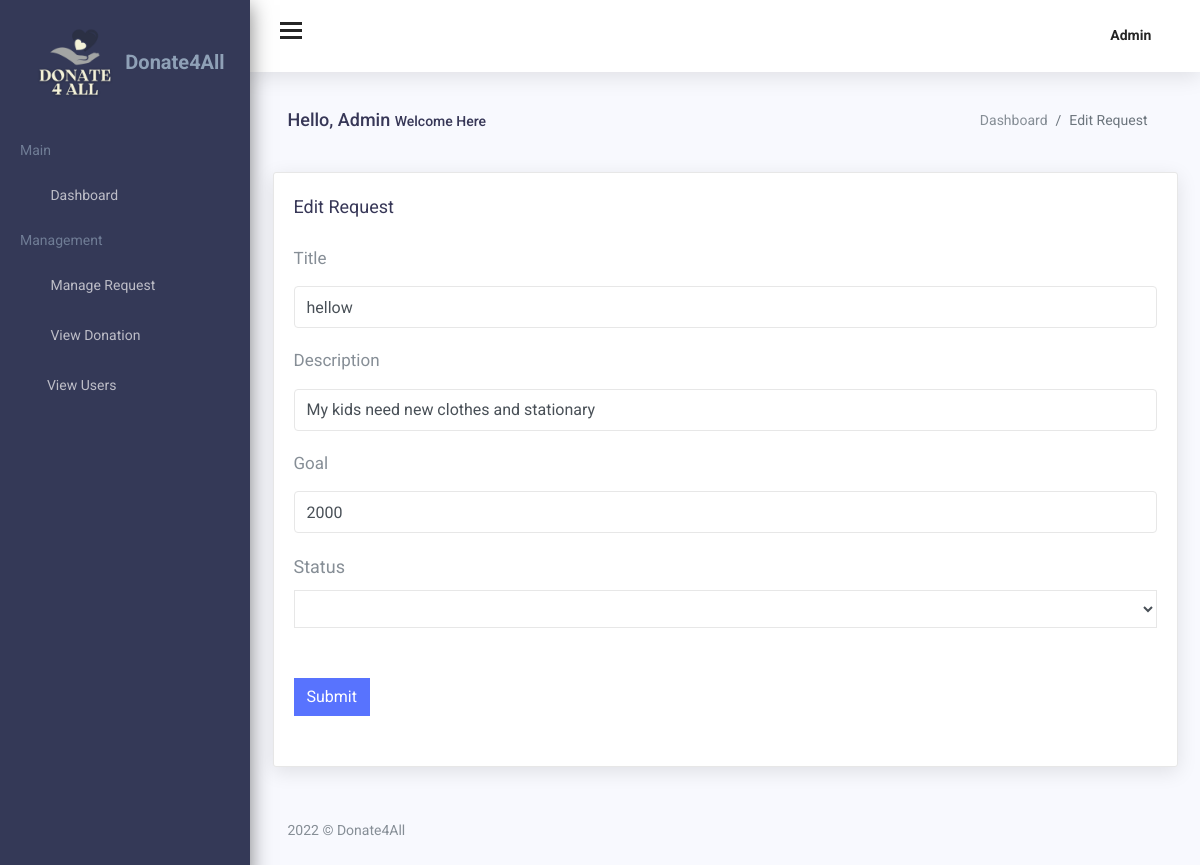
/Admin/editrequest.php?pid=7 (signed in), run on the app's committed database.
### tables this page shows
CREATE TABLE `request` (
  `requestID` int(11) NOT NULL,
  `recipient_fk` int(11) NOT NULL,
  `title` varchar(120) NOT NULL,
  `Description` varchar(500) DEFAULT NULL,
  `goal` double NOT NULL,
  `requestIMG` varchar(120) NOT NULL,
  `Status` int(11) DEFAULT NULL,
  `RequestDate` timestamp NULL DEFAULT current_timestamp() ON UPDATE current_timestamp()
);

### Admin/editrequest.php (the view, shortened to what this page needs)
<?php
include('include/config.php');
?>
<!DOCTYPE html>
<html lang="en">
<head>
  <link href="assets/css/lib/font-awesome.min.css" rel="stylesheet">
  <link href="assets/css/lib/themify-icons.css" rel="stylesheet">
  <link href="assets/css/lib/menubar/sidebar.css" rel="stylesheet">
  <link href="assets/css/lib/bootstrap.min.css" rel="stylesheet">
  <link href="assets/css/lib/helper.css" rel="stylesheet">
  <link href="assets/css/style.css" rel="stylesheet">
</head>
<body>
  <?php include('include/sidebar.php'); ?>
  <?php include('include/header.php'); ?>
  <div class="content-wrap">
    <div class="main">
      <div class="container-fluid">
        <div class="row">
          <div class="col-lg-8 p-r-0 title-margin-right">
            <div class="page-header">
              <div class="page-title">
                <h1>Hello, Admin <span>Welcome Here</span></h1>
              </div>
            </div>
          </div>
          <div class="col-lg-4 p-l-0 title-margin-left">
            <div class="page-header">
              <div class="page-title">
                <ol class="breadcrumb">
                  <li class="breadcrumb-item"><a href="admindashboard.php">Dashboard</a></li>
                  <li class="breadcrumb-item active">Edit Request</li>
                </ol>
              </div>
            </div>
          </div>
        </div>
        <section id="main-content">
          <div class="row">
            <div class="col-lg-12">
              <div class="card">
                <div class="card-title">
                  <h4>Edit Request</h4>
                  <div class="card-body">
                    <div class="basic-form">
                    <?php
                    $pid = intval($_GET['pid']);
                    $sql=mysqli_query($con,"select * from request where requestID='$pid'");
                            while($data=mysqli_fetch_array($sql)){
                            ?>
                      <form style="margin-top: 20px;" method="post">
                        <div class="form-group">
                          <p class="text m-b-15 f-s-17">
                            Title</p>
                          <input type="text" class="form-control input-default " name="title" value="<?php echo htmlentities($data['title']); ?>">
                        </div>
                        <div class="form-group">
                          <p class="text m-b-15 f-s-17">
                            Description</p>
                          <input type="text" class="form-control input-default " name="description" value="<?php echo htmlentities($data['Description']); ?>">
                        </div>
                        <div class="form-group">
                          <p class="text m-b-15 f-s-17">Goal
                          </p>
                          <input type="text" class="form-control input-default " name="goal" value="<?php echo htmlentities($data['goal']); ?>">
                        </div>
                        <div class="form-group">
                          <label>Status</label>
                          <select class="form-control" name="status">
                            <option value="<?php echo htmlentities($data['status']); ?>"></option>
                            <option value="1">Approved</option>
                          </select>
                        </div>
                        <button type="submit" id="submit" name="submit" value="submit" class="btn btn-primary btn-flat m-b-30 m-t-30">Submit</button>
                      </form>
                      <?php }?>
                    </div>
                  </div>
                </div>
              </div>
            </div>
          </div>
          <div class="row">
            <div class="col-lg-12">
              <?php include('include/footer.php'); ?>
            </div>
          </div>
        </section>
      </div>
    </div>
  </div>
</body>
</html>

### data on the page
request: title "hellow", description "My kids need new clothes and stationary", goal "2000"
